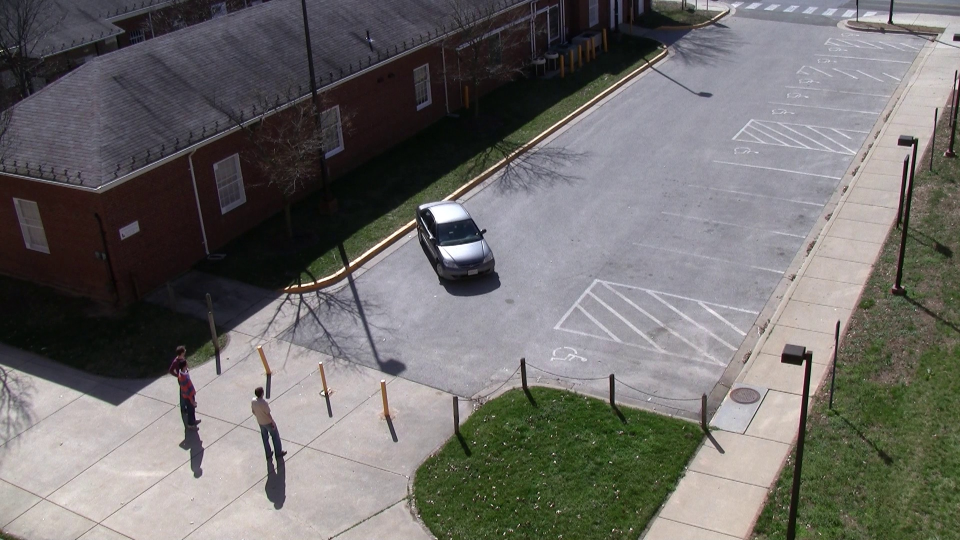
#> input picture RP1/Code/4360.jpg, 1920 x 1080 px (shown at 1/2 size)
$ python bitplane_enc.py
#> lines starting #> are read from the running program, lines starting #| are printed output that depends on the picture; after the words box and inside, x2 and y2 are one past the last pixel; in counts of white or black regions, pixels touching at a corner belong together
import numpy as np
import cv2
# Read the image in greyscale
img = cv2.imread('4360.jpg',0)
#> img: shape (1080, 1920); min 0, max 255, mean 108.6
img=cv2.resize(img,(1000,1000))
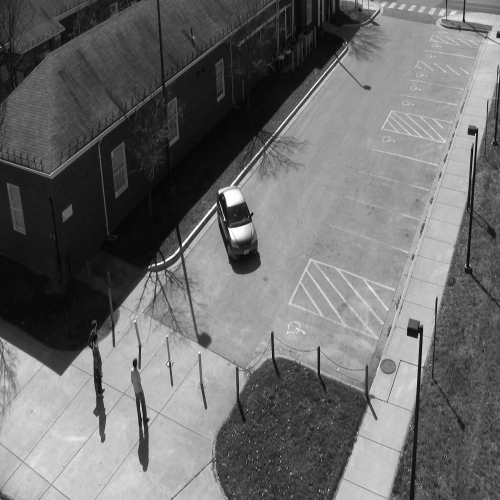
#> img: shape (1000, 1000) (shown at 1/2 size); min 1, max 255, mean 108.5
#Iterate over each pixel and change pixel value to binary using np.binary_repr() and store it in a list.
lst = []
for i in range(img.shape[0]):
    for j in range(img.shape[1]):
         lst.append(np.binary_repr(img[i][j] ,width=8)) # width = no. of bits
#> after the loop, lst = 1000000 items

# We have a list of strings where each string represents binary pixel value. To extract bit planes we need to iterate over the strings and store the characters corresponding to bit planes into lists.
# Multiply with 2^(n-1) and reshape to reconstruct the bit image.
eight_bit_img = (np.array([int(i[0]) for i in lst],dtype = np.uint8) * 128).reshape(img.shape[0],img.shape[1])
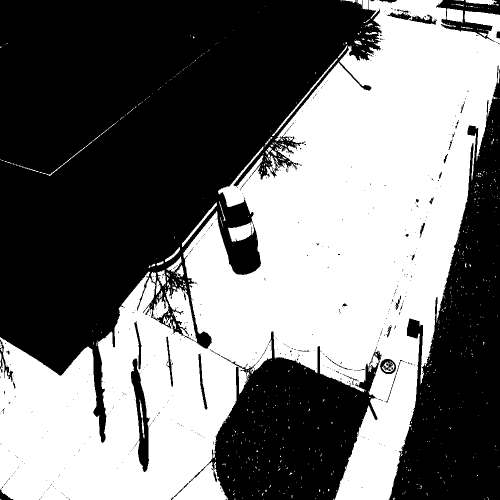
#> eight_bit_img: shape (1000, 1000) (shown at 1/2 size); values 0 (black) and 128 (white), 46.1% white; 719 white regions (670 under 20 px), largest, box (x1, y1, x2, y2) and area: (0, 0, 1000, 1000) 452695, (893, 17, 926, 46) 744, (544, 116, 675, 272) 655
seven_bit_img = (np.array([int(i[1]) for i in lst],dtype = np.uint8) * 64).reshape(img.shape[0],img.shape[1])
#> seven_bit_img: shape (1000, 1000); values 0 (black) and 64 (white), 33.3% white; 3388 white regions (3041 under 20 px), largest, box (x1, y1, x2, y2) and area: (823, 0, 1000, 1000) 84629, (0, 0, 320, 358) 50195, (0, 672, 319, 1000) 45693
six_bit_img = (np.array([int(i[2]) for i in lst],dtype = np.uint8) * 32).reshape(img.shape[0],img.shape[1])
#> six_bit_img: shape (1000, 1000); values 0 (black) and 32 (white), 37% white; 7392 white regions (6783 under 20 px), largest, box (x1, y1, x2, y2) and area: (0, 0, 1000, 1000) 256842, (0, 0, 570, 364) 24970, (18, 0, 221, 190) 4537
five_bit_img = (np.array([int(i[3]) for i in lst],dtype = np.uint8) * 16).reshape(img.shape[0],img.shape[1])
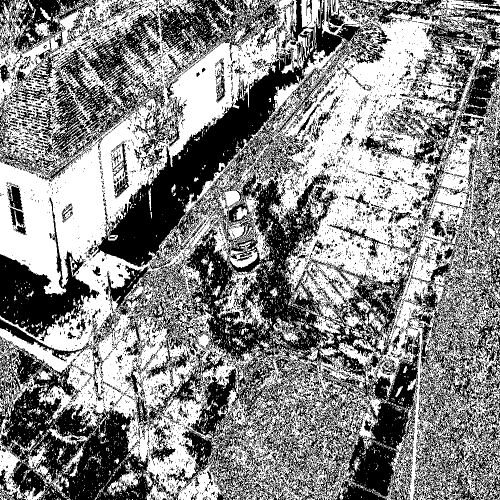
#> five_bit_img: shape (1000, 1000) (shown at 1/2 size); values 0 (black) and 16 (white), 53.9% white; 7614 black regions (7059 under 20 px), largest, box (x1, y1, x2, y2) and area: (176, 0, 841, 1000) 201164, (0, 679, 319, 1000) 45324, (817, 241, 1000, 1000) 42853
four_bit_img = (np.array([int(i[4]) for i in lst],dtype = np.uint8) * 8).reshape(img.shape[0],img.shape[1])
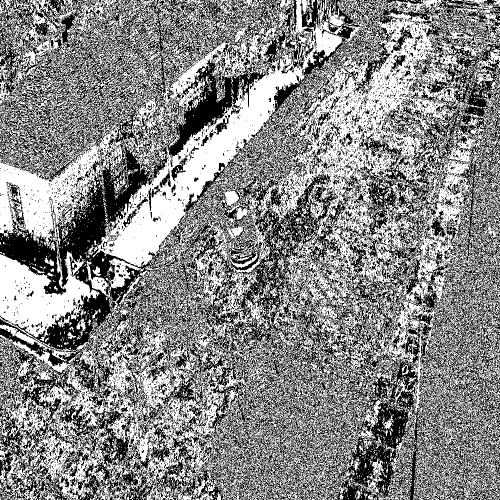
#> four_bit_img: shape (1000, 1000) (shown at 1/2 size); values 0 (black) and 8 (white), 53.2% white; black in thin lines or dots
three_bit_img = (np.array([int(i[5]) for i in lst],dtype = np.uint8) * 4).reshape(img.shape[0],img.shape[1])
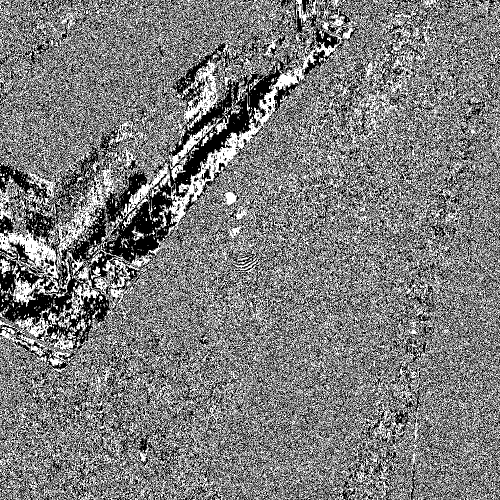
#> three_bit_img: shape (1000, 1000) (shown at 1/2 size); values 0 (black) and 4 (white), 49% white in thin lines or dots
two_bit_img = (np.array([int(i[6]) for i in lst],dtype = np.uint8) * 2).reshape(img.shape[0],img.shape[1])
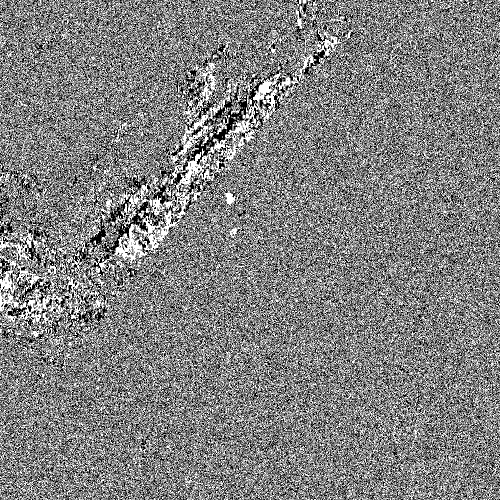
#> two_bit_img: shape (1000, 1000) (shown at 1/2 size); values 0 (black) and 2 (white), 50.4% white; black in thin lines or dots
one_bit_img = (np.array([int(i[7]) for i in lst],dtype = np.uint8) * 1).reshape(img.shape[0],img.shape[1])
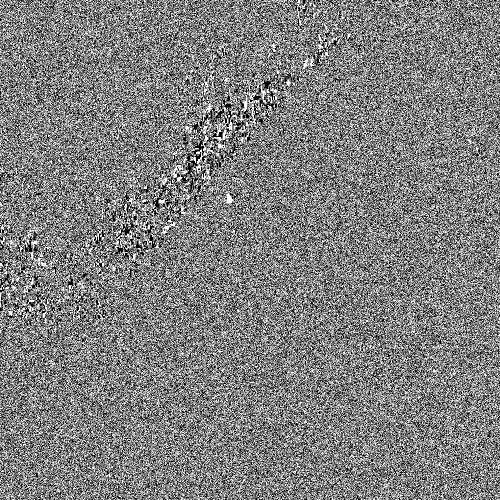
#> one_bit_img: shape (1000, 1000) (shown at 1/2 size); values 0 (black) and 1 (white), 50% white in thin lines or dots

# #Concatenate these images for ease of display using cv2.hconcat()
# finalr = cv2.hconcat([eight_bit_img,seven_bit_img,six_bit_img,five_bit_img])
# finalv =cv2.hconcat([four_bit_img,three_bit_img,two_bit_img,one_bit_img])

# # Vertically concatenate
# final = cv2.vconcat([finalr,finalv])


# Display the images
cv2.imshow('8th bit plane',eight_bit_img)
cv2.imwrite('eight.jpg',eight_bit_img)
cv2.waitKey(0)

$ run again, with RP1/Code/00001.jpg copied over RP1/Code/4360.jpg
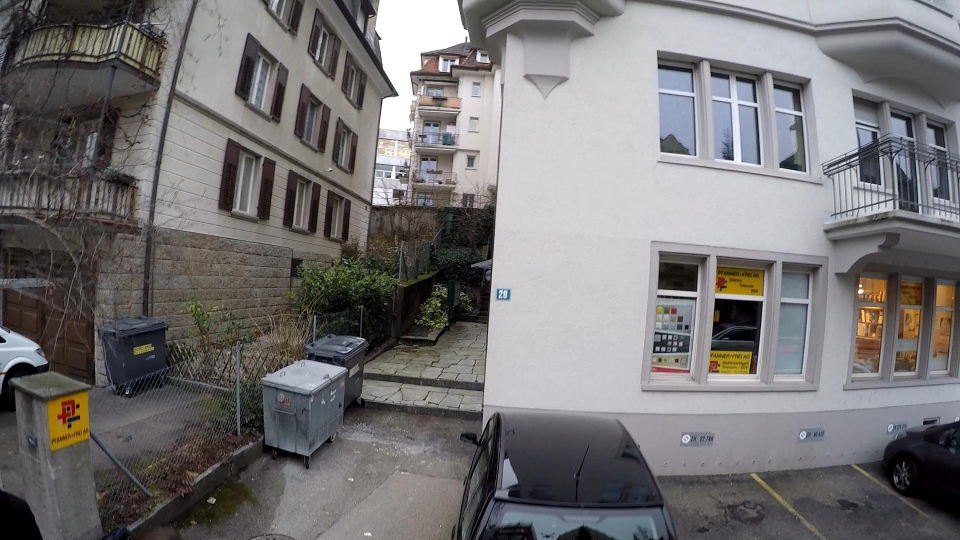
#> input picture RP1/Code/00001.jpg, 1920 x 1080 px (shown at 1/2 size)
#> after the loop `for i in range(img.shape[0]):`: lst = 1000000 items
#> `eight_bit_img = (np.array([int(i[0]) for i in lst],dtype = np.uint8) *..`:
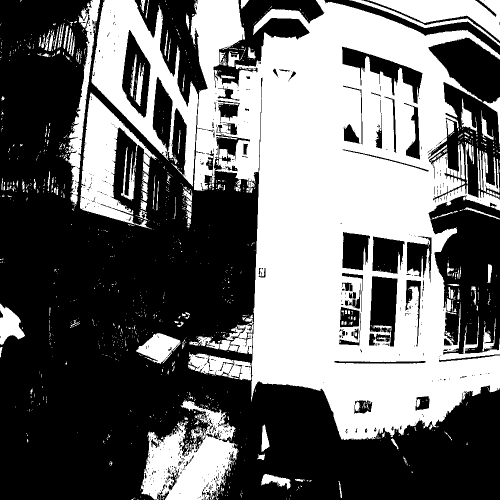
#> eight_bit_img: shape (1000, 1000) (shown at 1/2 size); values 0 (black) and 128 (white), 42.6% white; 1265 white regions (1100 under 20 px), largest, box (x1, y1, x2, y2) and area: (381, 0, 1000, 880) 308207, (183, 0, 396, 373) 28644, (281, 799, 477, 1000) 20997
#> seven_bit_img: shape (1000, 1000); values 0 (black) and 64 (white), 52.4% white; 2820 black regions (2539 under 20 px), largest, box (x1, y1, x2, y2) and area: (229, 92, 1000, 1000) 214283, (0, 0, 426, 459) 99078, (0, 389, 148, 796) 27003
#> six_bit_img: shape (1000, 1000); values 0 (black) and 32 (white), 40% white; 4134 white regions (3791 under 20 px), largest, box (x1, y1, x2, y2) and area: (0, 0, 528, 1000) 202266, (506, 0, 1000, 725) 67291, (502, 773, 1000, 1000) 26573
#> five_bit_img: shape (1000, 1000); values 0 (black) and 16 (white), 47% white; 4608 white regions (4301 under 20 px), largest, box (x1, y1, x2, y2) and area: (0, 0, 1000, 1000) 408829, (734, 474, 846, 715) 9214, (493, 925, 706, 1000) 6402
#> four_bit_img: shape (1000, 1000); values 0 (black) and 8 (white), 49.7% white; 4365 white regions (4154 under 20 px), largest, box (x1, y1, x2, y2) and area: (0, 0, 1000, 1000) 470889, (953, 942, 1000, 993) 457, (649, 969, 688, 1000) 445
#> three_bit_img: shape (1000, 1000); values 0 (black) and 4 (white), 49.4% white in thin lines or dots
#> two_bit_img: shape (1000, 1000); values 0 (black) and 2 (white), 50.7% white; black in thin lines or dots
#> `one_bit_img = (np.array([int(i[7]) for i in lst],dtype = np.uint8) * 1..`:
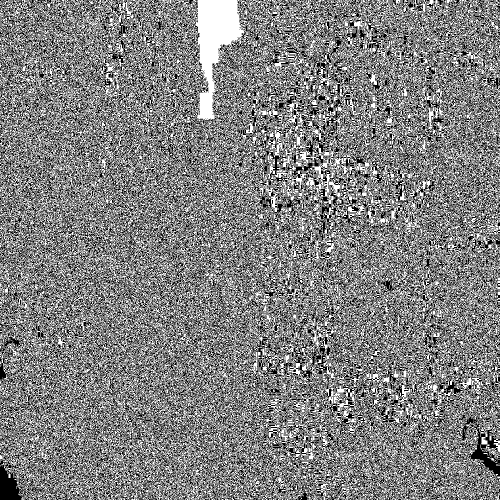
#> one_bit_img: shape (1000, 1000) (shown at 1/2 size); values 0 (black) and 1 (white), 50.4% white; black in thin lines or dots

$ run again, with RP1/Code/00089.jpg copied over RP1/Code/4360.jpg
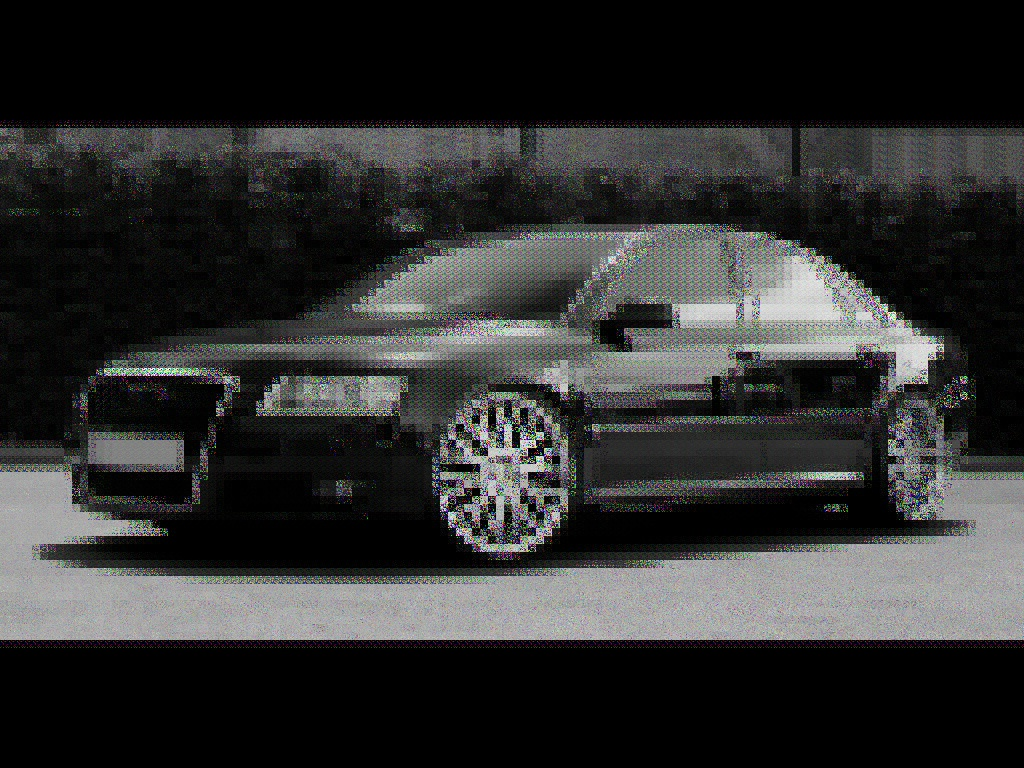
#> input picture RP1/Code/00089.jpg, 1024 x 768 px
#> after the loop `for i in range(img.shape[0]):`: lst = 1000000 items
#> eight_bit_img: shape (1000, 1000); values 0 (black) and 128 (white), 17.6% white; 2347 white regions (2269 under 20 px), largest, box (x1, y1, x2, y2) and area: (0, 605, 1000, 833) 112461, (521, 302, 922, 514) 29704, (430, 530, 555, 689) 5596
#> seven_bit_img: shape (1000, 1000); values 0 (black) and 64 (white), 13.7% white; 4655 white regions (4499 under 20 px), largest, box (x1, y1, x2, y2) and area: (94, 291, 825, 556) 44404, (515, 166, 773, 243) 12801, (241, 163, 516, 240) 11905
#> six_bit_img: shape (1000, 1000); values 0 (black) and 32 (white), 25.8% white; 5927 white regions (5786 under 20 px), largest, box (x1, y1, x2, y2) and area: (0, 283, 1000, 834) 199705, (193, 161, 1000, 305) 29724, (0, 162, 201, 252) 5027
#> five_bit_img: shape (1000, 1000); values 0 (black) and 16 (white), 23.6% white in thin lines or dots, all inside (x1, y1, x2, y2) = (0, 156, 1000, 844)
#> `one_bit_img = (np.array([int(i[7]) for i in lst],dtype = np.uint8) * 1..`:
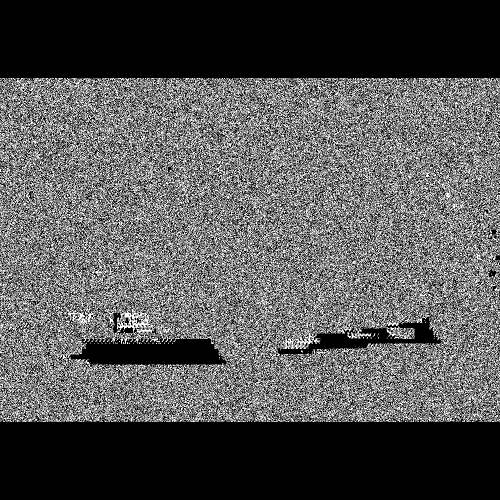
#> one_bit_img: shape (1000, 1000) (shown at 1/2 size); values 0 (black) and 1 (white), 33.5% white in thin lines or dots, all inside (x1, y1, x2, y2) = (0, 156, 1000, 844)
